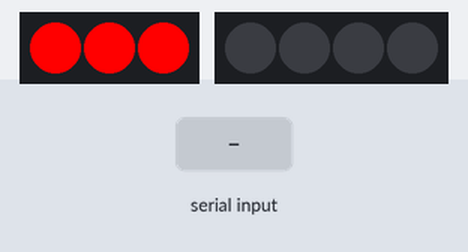
Simulated run of this sketch. Board: Arduino Uno, built with avr-gcc and run on an emulated ATmega328P. Parts: 3 RGB LEDs in strip order, left to right, 4 RGB LEDs in strip order, left to right. Inputs (shaded band) come from the test bench. Dim RGB values are drawn brighter than linear.

Above: at 0.6 s.
1.1 s: "v1\n" received over Serial
At 2.4 s:
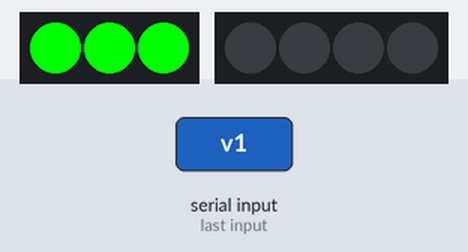
2.7 s: "r90\n" received over Serial
At 2.85 s:
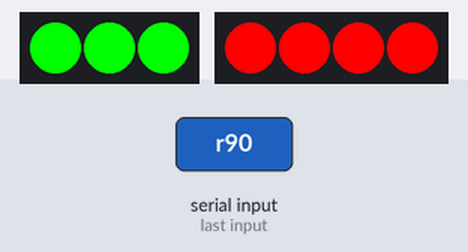
5.7 s: "r,45\n" received over Serial
At 6.1 s:
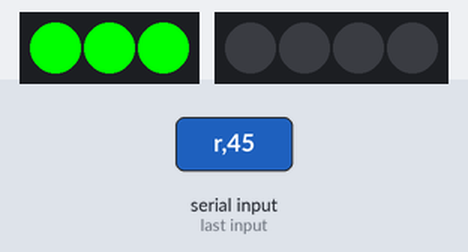
7.2 s: "r" received over Serial
At 7.65 s:
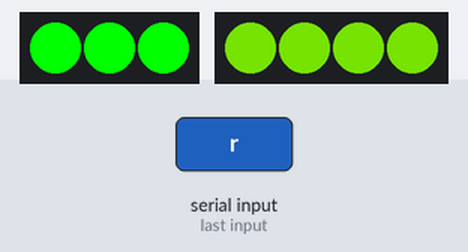
Timing chart, 0 to 20.2 s (numbered marks = the images above; inputs shaded):
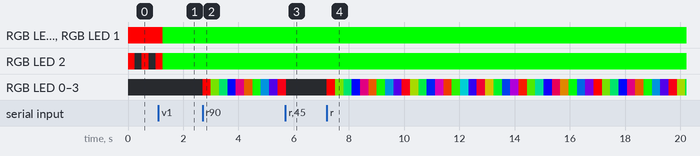

The sketch:

Pixel_Control.ino
```cpp
// Pixel_control
// Dan Berman
// 10/18/2018
// Simple code to control the NeoPixel RGB LED strip
// Uses Serial @ 9600 baud
// Receives 4 values - RGB (0-255) + brightness (0-100), with each value separated by a non-numeric character,
// preceded by 'c'.
// Sending 'r' will toggle on rainbow mode

#include <Adafruit_NeoPixel.h>
//#include <SoftwareSerial.h>

//SoftwareSerial BTserial(2,3); // RX | TX
// Connect the HC-06 TX to the Arduino RX on pin 5.
// Connect the HC-06 RX to the Arduino TX on pin 6 through a voltage divider.

#define STRIP_PIN 7
#define STRIP_PIXELS 4
#define STARTUP_PIN 4
#define STARTUP_PIXELS 3

// Parameter 1 = number of pixels in strip
// Parameter 2 = Arduino pin number (most are valid)
// Parameter 3 = pixel type flags, add together as needed:
//   NEO_KHZ800  800 KHz bitstream (most NeoPixel products w/WS2812 LEDs)
//   NEO_KHZ400  400 KHz (classic 'v1' (not v2) FLORA pixels, WS2811 drivers)
//   NEO_GRB     Pixels are wired for GRB bitstream (most NeoPixel products)
//   NEO_RGB     Pixels are wired for RGB bitstream (v1 FLORA pixels, not v2)
//   NEO_RGBW    Pixels are wired for RGBW bitstream (NeoPixel RGBW products)
Adafruit_NeoPixel strip = Adafruit_NeoPixel(STRIP_PIXELS, STRIP_PIN, NEO_GRB + NEO_KHZ800);
int brightness;
int red;
int green;
int blue;

// 3 LEDs to indicate startup status. Only used during setup()
Adafruit_NeoPixel startup = Adafruit_NeoPixel(STARTUP_PIXELS, STARTUP_PIN, NEO_GRB + NEO_KHZ800);

void setup() {

  startup.begin();
  startup.show();

  startup.setPixelColor(0, 255, 0, 0);
  startup.show();

  red = 0;
  green = 0;
  blue = 0;
  brightness = 0;

  strip.begin();
  strip.show();
  setColor();

  startup.setPixelColor(1, 255, 0, 0);
  startup.show();

  Serial.begin(9600);
  while (!Serial);

  // Wait to receive from bluetooth indicating connected, blink red to indicate waiting
  bool toggledOn = false;

  while (true) {
    if (Serial.available() > 0)
    {
      Serial.read(); // Clear buffer
      break;
    }

    if (toggledOn)
    {
      startup.setPixelColor(2, 0, 0, 0); // Turn LED off
    } else
    {
      startup.setPixelColor(2, 255, 0, 0); // Turn LED red
    }
    startup.show();

    toggledOn = !toggledOn;
    delay(250);

  }

  for (int i = 0; i < STARTUP_PIXELS; i++)
  {
    startup.setPixelColor(i, 0, 255, 0);
  }
  startup.show();

}

void loop() {

  if (Serial.available() > 0)
  {
    char cmd = Serial.read();
    if (cmd == 'c')
    {
      red = Serial.parseInt();
      green = Serial.parseInt();
      blue = Serial.parseInt();
      brightness = Serial.parseInt();

      setColor();

      Serial.read(); // Clear the buffer
    }
    else if (cmd == 'r')
    {
      rainbowScroll(5);
    }
  }

}

// Fill the dots one after the other with a color
void setColor()
{
  // Adjust color levels by brightness
  int r = red * brightness / 100;
  int g = green * brightness / 100;
  int b = blue * brightness / 100;

  // Push the color out to all pixels
  for (int i = 0; i < strip.numPixels(); i++)
  {
    strip.setPixelColor(i, r, g, b);
  }

  strip.show();
}

// Flash on and off
void flashColor(int numFlashes, int wait)
{
  for (int i = 0; i < numFlashes; i++)
  {
    brightness = 100;
    setColor();
    delay(wait);
    brightness = 0;
    setColor();
    delay(wait);
  }
}

void rainbowScroll(uint8_t wait) {
  uint32_t wheelVal;
  int redVal, greenVal, blueVal;

  bool on = true;

  while (on)
  {

    for (int j = 0; j < 256; j++)
    { // 5 cycles of all colors on wheel

      wheelVal = Wheel(j & 255);

      redVal = redT(wheelVal);
      greenVal = greenT(wheelVal);
      blueVal = blueT(wheelVal);

      for (int i = 0; i < strip.numPixels(); i++) {

        strip.setPixelColor( i, strip.Color( redVal, greenVal, blueVal ) );

      }

      strip.show();


      if (Serial.available() > 0)
      {
        char cmd = Serial.read();
        if (cmd == 'r')
        {
          on = false;
          setColor();
          return;
        }
      }

      delay(wait);
    }

  }

}

// Input a value 0 to 255 to get a color value.
// The colours are a transition r - g - b - back to r.
uint32_t Wheel(byte WheelPos) {
  WheelPos = 255 - WheelPos;
  if (WheelPos < 85) {
    return strip.Color(255 - WheelPos * 3, 0, WheelPos * 3, 0);
  }
  if (WheelPos < 170) {
    WheelPos -= 85;
    return strip.Color(0, WheelPos * 3, 255 - WheelPos * 3, 0);
  }
  WheelPos -= 170;
  return strip.Color(WheelPos * 3, 255 - WheelPos * 3, 0, 0);
}

uint8_t redT(uint32_t c) {
  return (c >> 16);
}
uint8_t greenT(uint32_t c) {
  return (c >> 8);
}
uint8_t blueT(uint32_t c) {
  return (c);
}
```

Measured:
- after the input at 2.7 s, RGB LED 0–3: off → RGB(255, 0, 0) at once, → RGB(87, 168, 0) 0.30 s later, → RGB(0, 174, 81) 0.30 s later, → RGB(0, 6, 249) 0.30 s later, … (10 changes in this stretch)
- after the input at 7.2 s, RGB LED 0–3: off → RGB(255, 0, 0) at once, → RGB(87, 168, 0) 0.30 s later, → RGB(0, 174, 81) 0.30 s later, → RGB(0, 6, 249) 0.30 s later, … (44 changes in this stretch)
